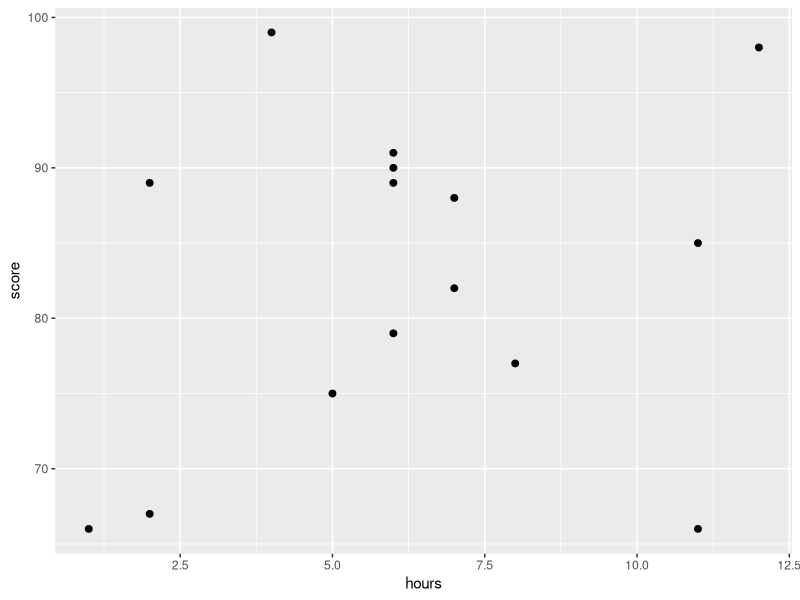

This chart was generated by the following R code:
df = data.frame(hours = c(1,2,2,4,5,6,6,6,6,7,7,8,11,11,12), score = c(66, 67, 89,99,75,79,90,91,89,82,88,77,66,85,98))

head(df)
library(ggplot2)

ggplot(df, aes(x = hours, y = score)) + geom_point(size = 2)

linear_model = lm(score~hours, df)

library(Metrics)

print(mse(df$score, predict(linear_model, df)))
print(rmse(df$score, predict(linear_model, df)))
print(predict(linear_model, newdata = data.frame(hours= c(13,14,15))))
